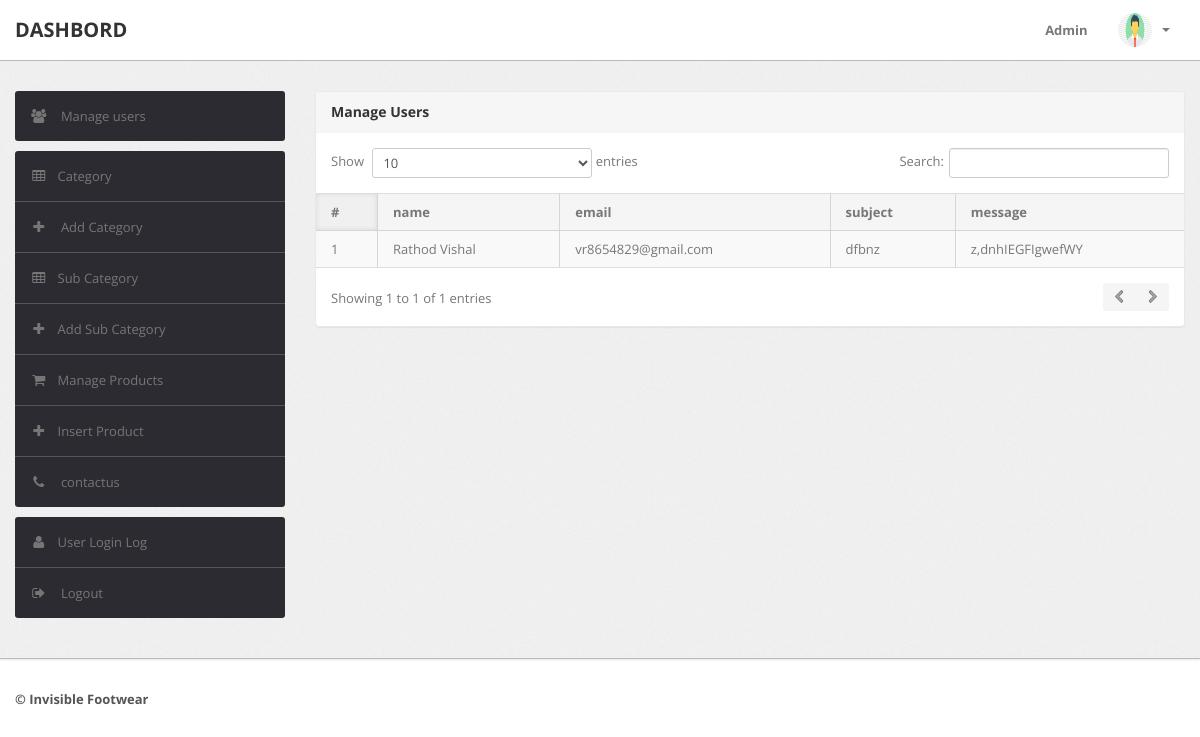
The app's page /admin/contactus.php (signed in) with its own data.
### tables this page shows
CREATE TABLE `contact` (
  `id` int(20) NOT NULL,
  `name` varchar(30) NOT NULL,
  `email` varchar(50) NOT NULL,
  `subject` varchar(50) NOT NULL,
  `message` text NOT NULL
);

### admin/contactus.php (the view, shortened to what this page needs)
<?php
include('include/config.php');
if(strlen($_SESSION['alogin'])==0)
	{
header('location:index.php');
}
else{
?>
<!DOCTYPE html>
<html lang="en">
<head>
	<link type="text/css" href="bootstrap/css/bootstrap.min.css" rel="stylesheet">
	<link type="text/css" href="bootstrap/css/bootstrap-responsive.min.css" rel="stylesheet">
	<link type="text/css" href="css/theme.css" rel="stylesheet">
	<link type="text/css" href="images/icons/css/font-awesome.css" rel="stylesheet">
</head>
<body>
<?php include('include/header.php');?>
	<div class="wrapper">
		<div class="container">
			<div class="row">
<?php include('include/sidebar.php');?>
			<div class="span9">
					<div class="content">
	<div class="module">
							<div class="module-head">
								<h3>Manage Users</h3>
							</div>
							<div class="module-body table">
								<table cellpadding="0" cellspacing="0" border="0" class="datatable-1 table table-bordered table-striped	 display" width="100%">
									<thead>
										<tr>
											<th>#</th>
											<th>name</th>
											<th>email</th>
											<th>subject</th>
											<th>message </th>
										</tr>
									</thead>
									<tbody>
<?php $query=mysqli_query($con,"select * from contact");
$cnt=1;
while($row=mysqli_fetch_array($query))
{
?>
										<tr>
											<td><?php echo htmlentities($cnt);?></td>
											<td><?php echo htmlentities($row['name']);?></td>
											<td><?php echo htmlentities($row['email']);?></td>
											<td> <?php echo htmlentities($row['subject']);?></td>
											<td><?php echo htmlentities($row['message']); ?></td>
										<?php $cnt=$cnt+1; } ?>
								</table>
							</div>
						</div>
					</div>
				</div>
			</div>
		</div>
	</div>
<?php include('include/footer.php');?>
</body>
<?php } ?>

### admin/css/theme.css (style rules this page uses)
body { font-size: 13px; font-family: 'Open Sans', Arial, sans-serif; background: #fff; color: #777 }
h1, h2, h3, h4, h5, h6 { color: #333; margin-top: 0 }
h3 { font-size: 20px }
.wrapper { background: url(../images/bg.png) #eee; border-bottom: 1px solid #bbb; -webkit-box-shadow: 0 1px 2px rgba(0,0,0,0.1); -moz-box-shadow: 0 1px 2px rgba(0,0,0,0.1); box-shadow: 0 1px 2px rgba(0,0,0,0.1); padding: 30px 0 }
.module { background: #fff; -webkit-border-radius: 3px; -moz-border-radius: 3px; border-radius: 3px; border: 1px solid #ccc; border-bottom-color: #bbb; -webkit-box-shadow: 0 0 1px rgba(0,0,0,0.2); -moz-box-shadow: 0 0 1px rgba(0,0,0,0.2); box-shadow: 0 0 1px rgba(0,0,0,0.2); margin-bottom: 30px }
.table { margin-bottom: 0 }
.table th, .table td { border-color: #d5d5d5!important }
.table-bordered thead:first-child tr:first-child>th:first-child, .table-bordered tbody:first-child tr:first-child>td:first-child { -webkit-border-top-left-radius: 2px; -moz-border-radius-topleft: 2px; border-top-left-radius: 2px }
.table-bordered thead:first-child tr:first-child>th:last-child, .table-bordered tbody:first-child tr:first-child>td:last-child { -webkit-border-top-right-radius: 2px; -moz-border-radius-topright: 2px; border-top-right-radius: 2px }
.table-bordered thead:last-child tr:last-child>th:first-child, .table-bordered tbody:last-child tr:last-child>td:first-child, .table-bordered tfoot:last-child tr:last-child>td:first-child { -webkit-border-bottom-left-radius: 2px; -moz-border-radius-bottomleft: 2px; border-bottom-left-radius: 2px }
.table-bordered thead:last-child tr:last-child>th:last-child, .table-bordered tbody:last-child tr:last-child>td:last-child, .table-bordered tfoot:last-child tr:last-child>td:last-child { -webkit-border-bottom-right-radius: 2px; -moz-border-radius-bottomright: 2px; border-bottom-right-radius: 2px }
.module { box-shadow: 0 0 3px rgba(0,0,0,.1); border-color: #e9e9e9; margin-bottom: 20px; background-color: #fff; border-radius: 4px; -webkit-box-shadow: 0 1px 1px rgba(0,0,0,.05); box-shadow: 0 1px 1px rgba(0,0,0,.05); }
.module-head { color: #767676; background-color: #f6f6f6; border-color: #e9e9e9; padding: 10px 15px; border-bottom: 1px solid transparent; border-top-right-radius: 3px; border-top-left-radius: 3px; }
.module-head h3 { font-size: 14px; line-height: 20px; height: 20px; margin: 0 }
.module-body { padding: 15px }
.module-body.table { padding: 15px 0 }
.module-body.table .table th, .module-body.table .table td { padding-left: 15px; padding-right: 15px }
.dataTables_wrapper table th { background: #f5f5f5; cursor: pointer }
.dataTables_wrapper table th.sorting_asc, .dataTables_wrapper table th.sorting_desc { background: #f0f0f0; -webkit-box-shadow: 0 0 5px rgba(0,0,0,0.1) inset; -moz-box-shadow: 0 0 5px rgba(0,0,0,0.1) inset; box-shadow: 0 0 5px rgba(0,0,0,0.1) inset }
.dataTables_wrapper .table-bordered { -webkit-border-radius: 0; -moz-border-radius: 0; border-radius: 0; border-left: 0; border-right: 0 }
.dataTables_wrapper .table-bordered thead tr>th:first-child, .dataTables_wrapper .table-bordered tbody tr>td:first-child, .dataTables_wrapper .table-bordered tfoot tr>td:first-child, .dataTables_wrapper .table-bordered tfoot tr>th:first-child { border-left: 0 }
.dataTables_wrapper .table-bordered thead:first-child tr:first-child>th:first-child, .dataTables_wrapper .table-bordered tbody:first-child tr:first-child>td:first-child { -webkit-border-top-left-radius: 0; -moz-border-radius-topleft: 0; border-top-left-radius: 0 }
.dataTables_wrapper .table-bordered thead:first-child tr:first-child>th:last-child, .dataTables_wrapper .table-bordered tbody:first-child tr:first-child>td:last-child { -webkit-border-top-right-radius: 0; -moz-border-radius-topright: 0; border-top-right-radius: 0 }
.dataTables_wrapper .table-bordered thead:last-child tr:last-child>th:first-child, .dataTables_wrapper .table-bordered tbody:last-child tr:last-child>td:first-child, .dataTables_wrapper .table-bordered tfoot:last-child tr:last-child>td:first-child { -webkit-border-bottom-left-radius: 0; -moz-border-radius-bottomleft: 0; border-bottom-left-radius: 0 }
.dataTables_wrapper .table-bordered thead:last-child tr:last-child>th:last-child, .dataTables_wrapper .table-bordered tbody:last-child tr:last-child>td:last-child, .dataTables_wrapper .table-bordered tfoot:last-child tr:last-child>td:last-child { -webkit-border-bottom-right-radius: 0; -moz-border-radius-bottomright: 0; border-bottom-right-radius: 0 }

### records on screen
contact: name "Rathod Vishal", email "vr8654829@gmail.com", subject "dfbnz", message "z,dnhIEGFIgwefWY"
